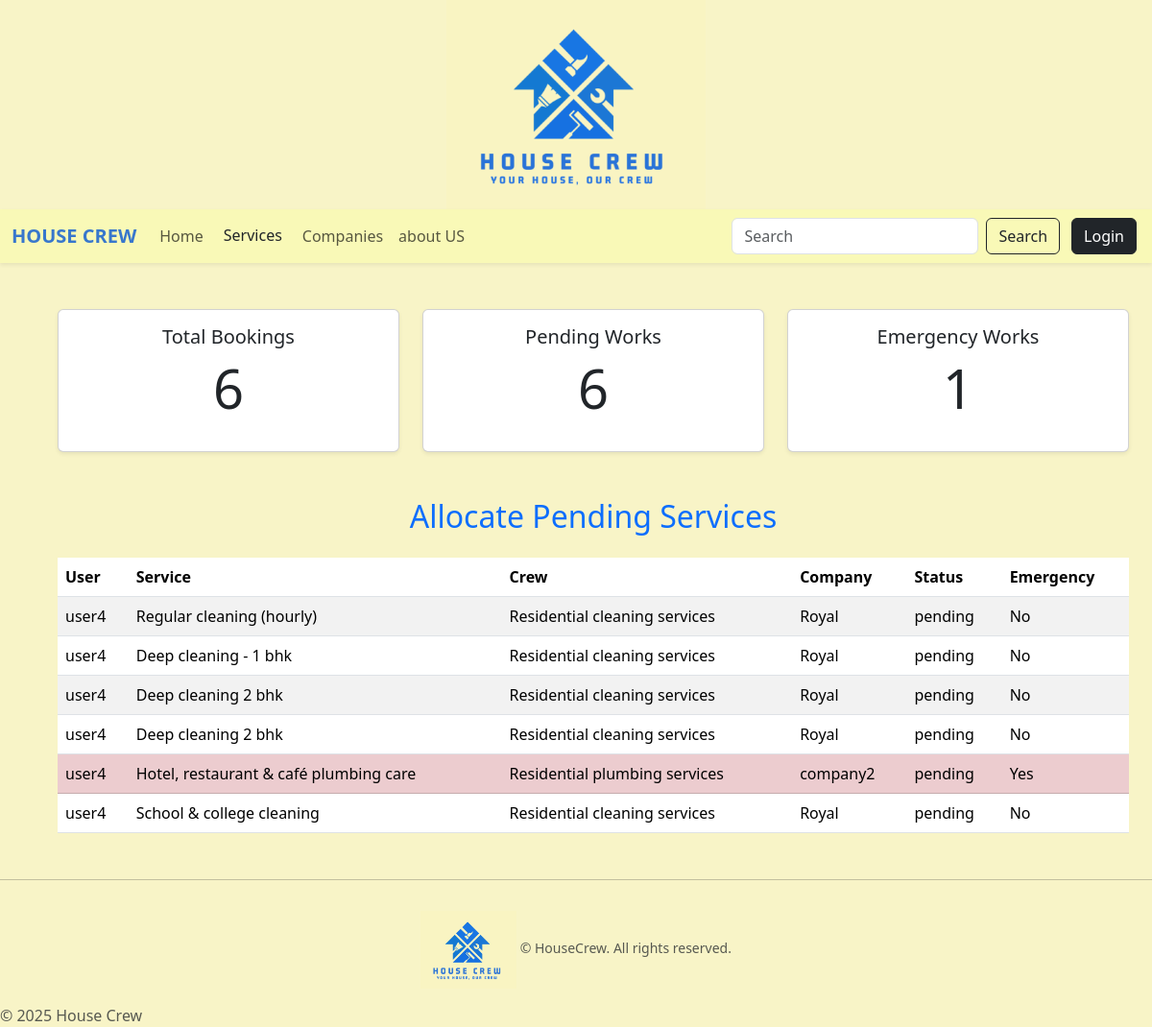
Page /admin-app/monitor_services/ on the committed database.
### user_app/models.py (models this page shows, shortened)
class Booking(models.Model):
    STATUS_CHOICES=[
        ('pending' , 'pending'),
        ('allocated', 'allocated'),
        ('completed' , 'completed'),
        ('rejected' , 'rejected'),
        ('cancelled' , 'cancelled')
    ]
    user = models.ForeignKey(User, on_delete=models.CASCADE)
    service = models.ForeignKey(AddServices, on_delete=models.CASCADE)
    company=models.ForeignKey(S_Company, on_delete=models.CASCADE, null=True, blank=True)
    booked_at = models.DateTimeField(auto_now_add=True)
    is_emergency=models.BooleanField(default=False)
    is_available= models.BooleanField(default=True)
    crew=models.ForeignKey(HouseCrew, on_delete=models.CASCADE, null=True, blank=True)
    status = models.CharField(max_length=15, choices=STATUS_CHOICES ,default='pending')

### admin_app/models.py (models this page shows, shortened)
class AddServices(models.Model):
    crew=models.ForeignKey(HouseCrew, on_delete=models.CASCADE, null=False, blank=False, related_name='services')
    name_of_service=models.CharField(max_length=100)
    description=models.TextField()
    base_charge=models.DecimalField(max_digits=10, decimal_places=2)
    category=models.ForeignKey(S_Category, on_delete=models.CASCADE, null=True, blank=False, related_name='services')
    is_emergency=models.BooleanField(default=False)

class HouseCrew(models.Model):
    h_services=models.CharField(max_length=100)
    s_category=models.ForeignKey(S_Category, on_delete=models.CASCADE, null=False, blank=False )
    is_emergency=models.BooleanField(default=False)
    class Meta:
        unique_together=('h_services', 's_category')

### company_app/models.py (models this page shows)
class S_Company(models.Model):
    APPROVAL_STATUS = [
        ('Pending' , 'Pending'),
        ('Approved' , 'Approved'),
        ('Rejected', 'Rejected')
    ]
    c_name=models.CharField(max_length=100, unique=True,
                            verbose_name="Company Name",
                            error_messages={"unique" : "This company already exists"})
    c_registration=models.CharField(max_length=30, unique=True, validators=[registration_validator])
    c_mobile_no=models.CharField(max_length=15, validators=[mobile_validator])
    c_email_id=models.EmailField(unique=True, validators=[email_validator])
    c_service_location=models.ManyToManyField(Location, related_name='companies')
    approval_status = models.CharField(max_length=15, choices=APPROVAL_STATUS, default='Pending')
    is_active = models.BooleanField(default=False)
    rejection_reason= models.TextField(blank=True, null=True)
    can_resubmit= models.BooleanField(default=False)
    user= models.OneToOneField(User, on_delete=models.CASCADE, null=True, blank=True, related_name='company_profile')
    def __str__(self):
        return self.c_name

### admin_app/views.py (the view)
# urls.py: path('monitor_services/',views.monitor_services,name='monitor_services'),
def monitor_services(request):
    bookings = Booking.objects.all().order_by('-booked_at')
    context = {
        'total_bookings': bookings.count(),
        'pending_count': bookings.filter(status ='pending').count(),
        'allocated_count': bookings.filter(status='allocated').count(),
        'completed_count': bookings.filter(status='completed').count(),
        'emergency_count': bookings.filter(is_emergency=True).count(),
        'bookings': bookings,
    }
    return render(request, 'admin_app/monitor_services.html', context)

### admin_app/templates/admin_app/monitor_services.html (shortened to what this page needs)
{% extends "user_app/base.html" %}
{% block content %}
<div class="container m-5">
    <div class="row g-4 mb-5">
        <div class="col-md-4">
            <div class="card shadow-sm text-center p-3">
                <h5 class="card-title">Total Bookings</h5>
                <p class="display-4">{{ total_bookings }}</p>
            </div>
        </div>
        <div class="col-md-4">
            <div class="card shadow-sm text-center p-3">
                <h5 class="card-title">Pending Works</h5>
                <p class="display-4">{{ pending_count }}</p>
            </div>
        </div>
        <div class="col-md-4">
            <div class="card shadow-sm text-center p-3">
                <h5 class="card-title">Emergency Works</h5>
                <p class="display-4">{{ emergency_count }}</p>
            </div>
        </div>
    </div>
    <h2 class="text-center text-primary mb-4">Allocate Pending Services</h2>
    <table class="table table-striped">
  <thead>
    <tr>
      <th>User</th>
      <th>Service</th>
      <th>Crew</th>
      <th>Company</th>
      <th>Status</th>
      <th>Emergency</th>
    </tr>
  </thead>
  <tbody>
    {% for booking in bookings %}
    <tr class="{% if booking.is_emergency %}table-danger{% endif %}">
      <td>{{ booking.user.username }}</td>
      <td>{{ booking.service.name_of_service }}</td>
      <td>{{ booking.crew.h_services|default:"-" }}</td>
      <td>{{ booking.company|default:"-" }}</td>
      <td>{{ booking.status }}</td>
      <td>{{ booking.is_emergency|yesno:"Yes,No" }}</td>
    </tr>
    {% endfor %}
  </tbody>
</table>
  </div>
{% endblock content %}

### rows in the picture
Booking: user.username "user4", service.name_of_service "Regular cleaning (hourly)", crew.h_services "Residential cleaning services", company "Royal", status "pending", is_emergency "No"
Booking: user.username "user4", service.name_of_service "Deep cleaning - 1 bhk", crew.h_services "Residential cleaning services", company "Royal", status "pending", is_emergency "No"
Booking: user.username "user4", service.name_of_service "Deep cleaning 2 bhk", crew.h_services "Residential cleaning services", company "Royal", status "pending", is_emergency "No"
Booking: user.username "user4", service.name_of_service "Deep cleaning 2 bhk", crew.h_services "Residential cleaning services", company "Royal", status "pending", is_emergency "No"
Booking: user.username "user4", service.name_of_service "Hotel, restaurant & café plumbing care", crew.h_services "Residential plumbing services", company "company2", status "pending", is_emergency "Yes"
Booking: user.username "user4", service.name_of_service "School & college cleaning", crew.h_services "Residential cleaning services", company "Royal", status "pending", is_emergency "No"

### other values in the picture
{{ total_bookings }} "6"
{{ pending_count }} "6"
{{ emergency_count }} "1"
